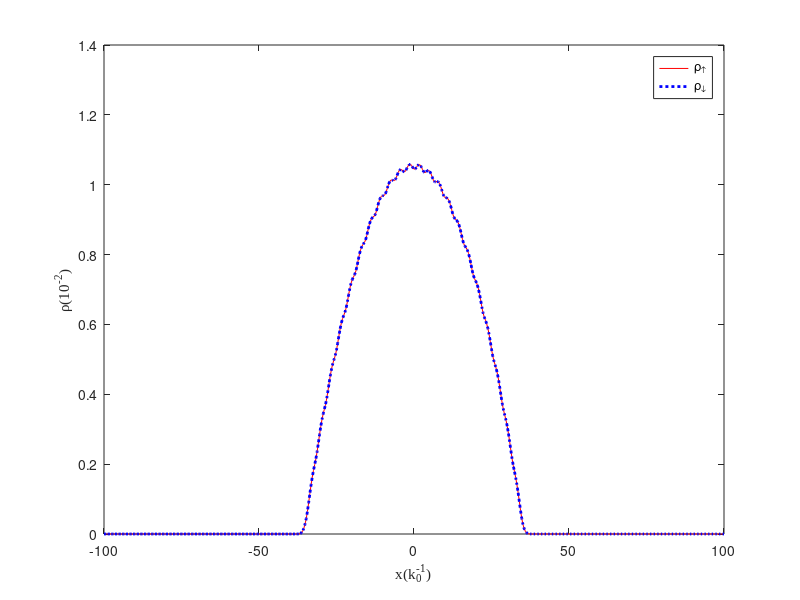
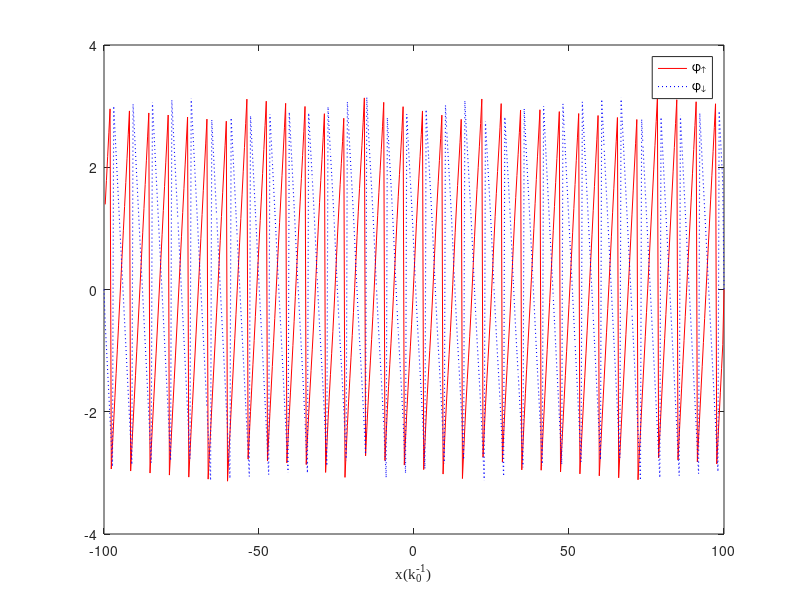
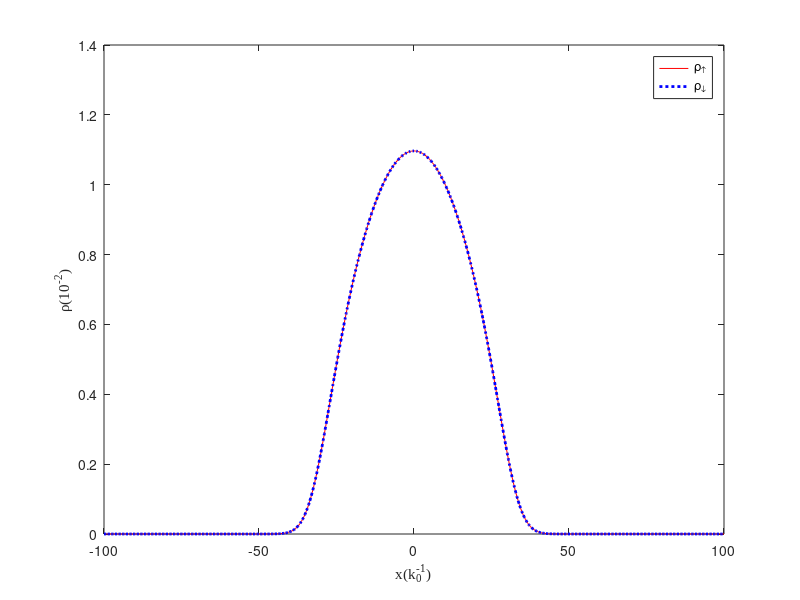
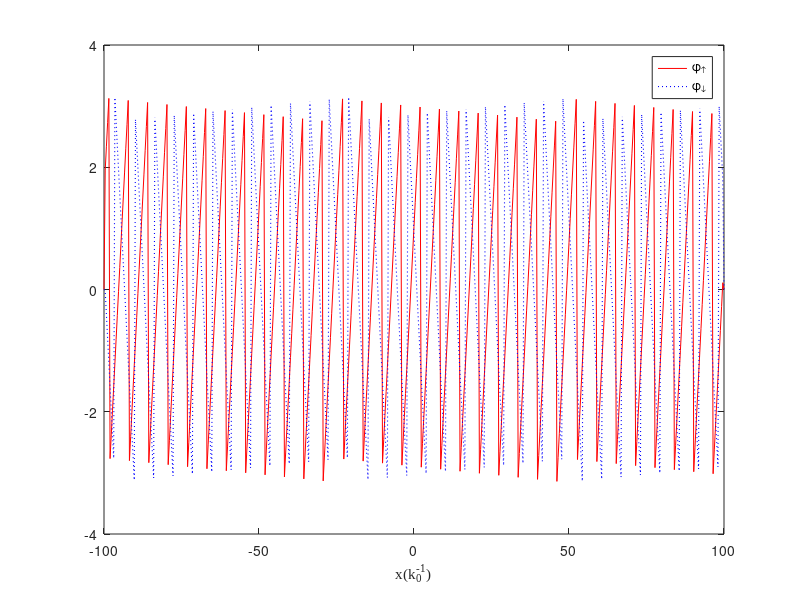

Recreate these plots in MATLAB, in order.
%% =========== beta = 2.5ganma; omega = 0.1 ========================
% ============= 平面波相 =============================
% close all
DENA1 = dlmread('DENA1.DAT');
DENA2 = dlmread('DENA2.DAT');
DENB1 = dlmread('DENB1.DAT');
DENB2 = dlmread('DENB2.DAT');
PHASEA1 = dlmread('PHASEA1.DAT');
PHASEA2 = dlmread('PHASEA2.DAT');
PHASEB1 = dlmread('PHASEB1.DAT');
PHASEB2 = dlmread('PHASEB2.DAT');
x = linspace(-100, 100, 513);

figure(1);
% multiply with 100
plot(x, 100*DENA1, 'r-', x, 100*DENA2, 'b:', 'LineWidth', 2);
xlabel('x(k_0^{-1})','FontName','Times New Roman');
ylabel('\rho(10^{-2})','FontName','Times New Roman');
legend('\rho_\uparrow', '\rho_\downarrow');

%%
% close all
figure(2);
plot(x, PHASEA1, 'r-', x, PHASEA2, 'b:', 'LineWidth', 0.8);
xlabel('x(k_0^{-1})','FontName','Times New Roman');
% ylabel('\phi');
legend('\phi_\uparrow', '\phi_\downarrow');

%% 
figure(3);
% multiply with 100
plot(x, 100*DENB1, 'r-', x, 100*DENB2, 'b:', 'LineWidth', 2);
xlabel('x(k_0^{-1})','FontName','Times New Roman');
ylabel('\rho(10^{-2})','FontName','Times New Roman');
legend('\rho_\uparrow', '\rho_\downarrow');

%% 
figure(4);
plot(x, PHASEB1, 'r-', x, PHASEB2, 'b:', 'LineWidth', 0.8);
xlabel('x(k_0^{-1})','FontName','Times New Roman');
% ylabel('\phi');
legend('\phi_\uparrow', '\phi_\downarrow');